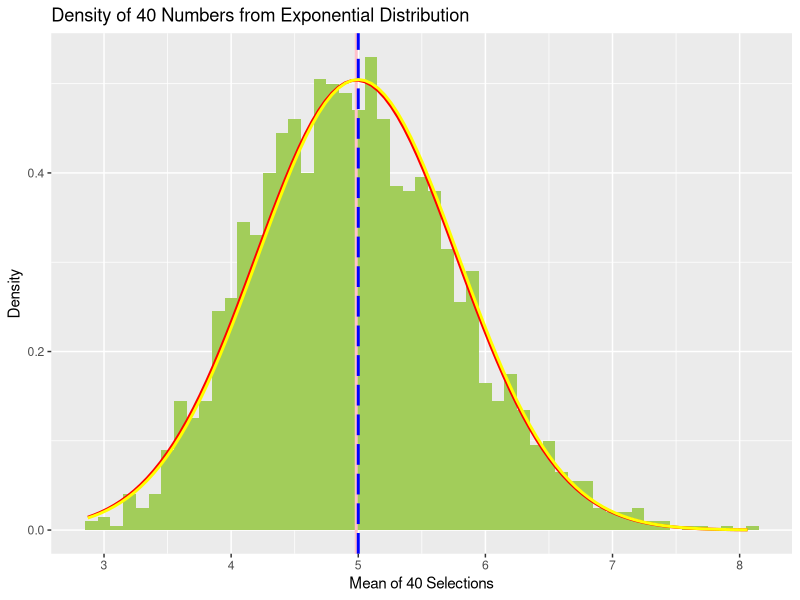

Write R code to recreate this figure.
## ---- chunk 1
knitr::opts_chunk$set(echo = TRUE)
## ---- chunk 2

#setwd('/Users/priyanchandrapala/Documents/DataScienceCourse/Rworkspace/')
getwd()
library(ggplot2)
library(knitr)
library(lattice)
## ---- chunk 3
n<-40
lambda<-0.2
simulations<-2000
## ---- chunk 4
theoretical_mean<-1/lambda
theoretical_sd<-((1/lambda) * (1/sqrt(n)))
theoretical_var<-theoretical_sd^2
## ---- chunk 5
set.seed(500)
mns<-matrix(rexp(n*simulations,lambda),simulations)
row_means<-apply(mns,1,mean)
actual_mean<-mean(row_means)
actual_sd<-sd(row_means)
actual_var<-var(row_means)
## ---- chunk 6
paste("theoratical mean is ",theoretical_mean)
paste("actual mean is  ",actual_mean)
paste("theoretical sd is ",theoretical_sd)
paste("actual sd is",actual_sd)
paste("theoretical var is ",theoretical_var)
paste("actual var is ",actual_var)
## ---- chunk 7
df_row_means<-data.frame(row_means) 
g<-ggplot(data = df_row_means, aes(x = row_means)) +geom_histogram(aes(y=..density..), fill = I("darkolivegreen3"), binwidth = 0.1) 
g<-g + labs(title="Density of 40 Numbers from Exponential Distribution", x="Mean of 40 Selections", y="Density")
g<-g + geom_vline(xintercept=actual_mean,size=1.0, color="pink") 
g<-g + stat_function(fun=dnorm,args=list(mean=actual_mean, sd=actual_sd),color = "red", size = 1.0)
g<-g + geom_vline(xintercept=theoretical_mean,size=1.0,color="blue",linetype = "longdash")
g<-g + stat_function(fun=dnorm,args=list(mean=theoretical_mean, sd=theoretical_sd),color = "yellow", size = 1.0)
g

